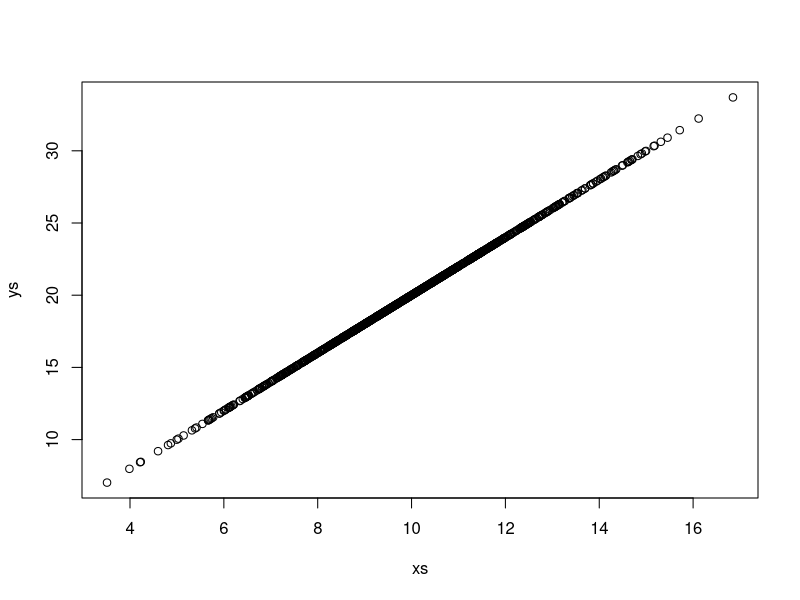
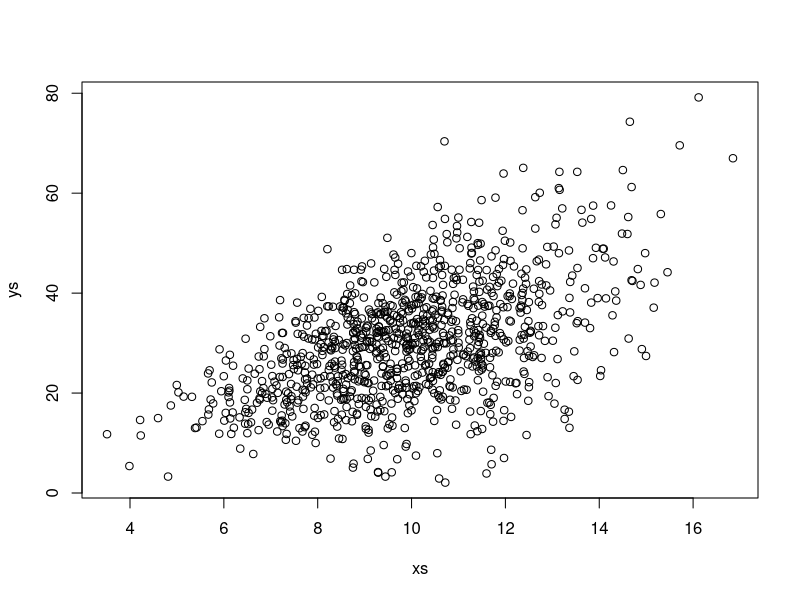

Here is the R script that generated these plots, in order:
library(sandwich)
library(lmtest)
xs <- rnorm(1000,10,2)
ys <- xs*2
X <- cbind(1,xs)
plot(ys~xs)
ys <- ys +  xs * rnorm(1000,1,1)
plot(ys~xs)
mod <- lm(ys~xs)
summary(mod)
ehat <- diag(residuals(mod)^2)
sqrt(diag(solve(t(X)%*%X) %*% t(X) %*% ehat %*% X %*% solve(t(X)%*%X)))
coeftest(mod, vcov = sandwich)
